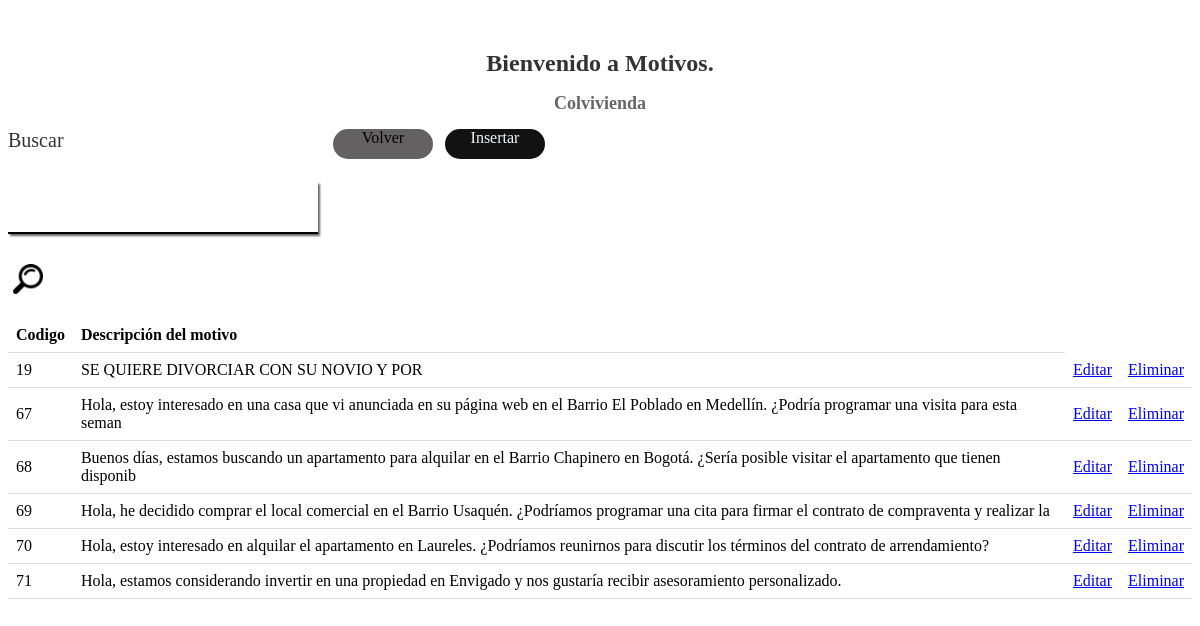
The page /read/pagina_de_motivo.php on the database as committed earlier.
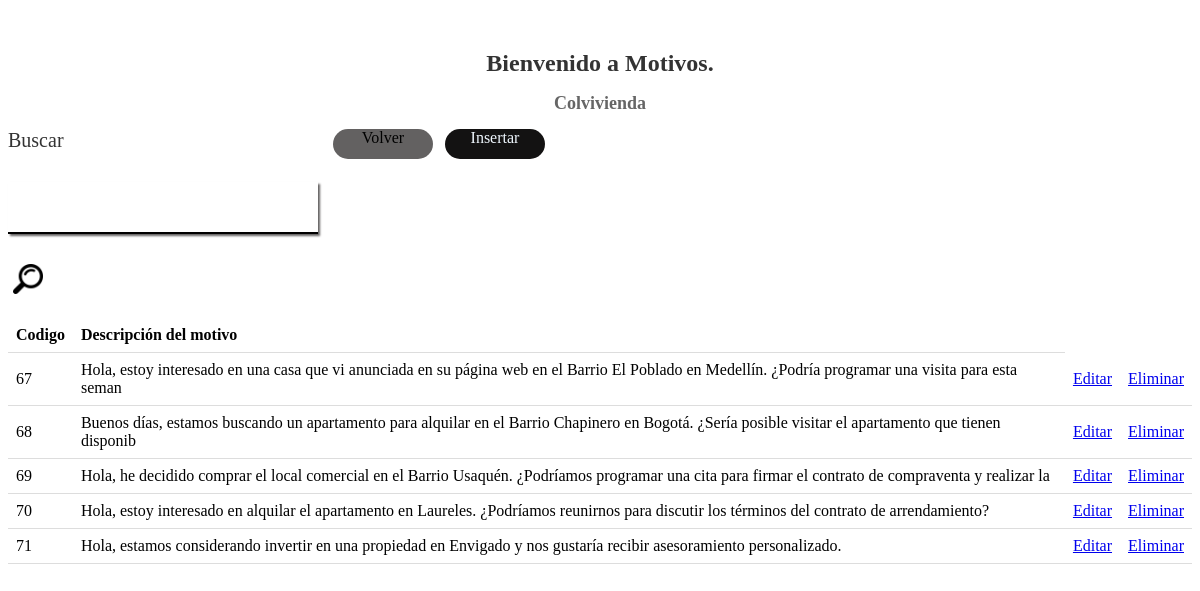
The same page on the database as committed later.
### tables this page shows
CREATE TABLE `motivo_cita` (
  `codigo_motivo` varchar(2) NOT NULL,
  `descripcion` varchar(150) NOT NULL,
  PRIMARY KEY (`codigo_motivo`)
);

### read/pagina_de_motivo.php (the view, shortened to what this page needs)
<!DOCTYPE html>
<html lang="en">
<head>
  <link rel="stylesheet" href="../css/reads.css">
</head>
<body>
  <div class="letrero">
    <h1>Bienvenido a Motivos.</h1>
    <h2>Colvivienda</h2>
  </div>
  <div class="container">
    <form name="buscar" id="buscar" action="" class="container__form">
      <label class="container__label" for="buscar">Buscar</label>
      <div class="container__input">
        <input class="container__input-text" type="text" name="buscar" id="buscar">
      </div>
      <a href="#" onclick="document.getElementById('buscar').submit();">
        <img class="container__img" src="../imgs/lupa.png" alt="lupa">
      </a>
    </form>
    <div class="container__boton">
      <div class="container__boton-volver">
        <a href="botones.php" class="container__boton-volver-text">Volver</a>
      </div>
      <div class="container__boton-insertar">
        <a href="../Insert/insertar_motivo-forma.php" class="container__boton-insertar-text">Insertar</a>
      </div>
    </div>
  </div>
  <?php
  $mysql_host = 'localhost';
  $mysql_user = 'root';
  $password = '';
  $dbhandle = mysqli_connect($mysql_host, $mysql_user, $password) or die('Problemas de conexión con DB');
  if (empty($_GET['buscar'])) {
    $matriz = mysqli_query($dbhandle, "select * from motivo_cita;");
  } else {
    $matriz = mysqli_query($dbhandle, "select * from motivo_cita where descripcion like '%" . $_GET['buscar'] . "%';");
    $vregistros = mysqli_num_rows($matriz);
    if ($vregistros == 0) {
      echo "no se encontraron registros";
    }
  }
  echo "<table>";
  echo "
      <tr>
        <th>Codigo</th>
        <th>Descripción del motivo</th>
     </tr>";
  while ($row = mysqli_fetch_array($matriz, MYSQLI_ASSOC)) {
    echo "<tr>";
    echo "<td>" . $row['codigo_motivo'] . "</td>";
    echo "<td>" . $row['descripcion'] . "</td>";
    echo "<td><a href='../update/motivo_edit.php?codigo=" . $row['codigo_motivo'] . "'>Editar</a></td>";
    echo "<td><a href='javascript:preguntar(\"" . $row['codigo_motivo'] . "\")'>Eliminar</a></td>";
  }
  echo "</table>";
  ?>
</body>
</html>

Rows that differ between the two databases and show on the page:
removed motivo_cita: codigo_motivo "19", descripcion "SE QUIERE DIVORCIAR CON SU NOVIO Y POR"
